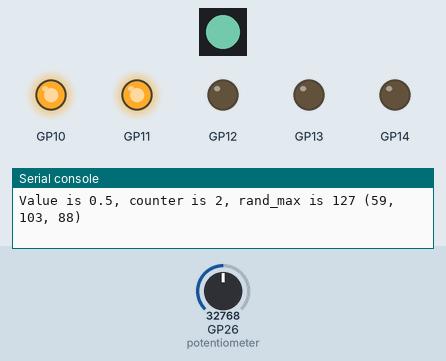
Simulated run of this program. Board: Raspberry Pi Pico running MicroPython. Shown: 1 RGB LEDs in strip order, left to right, output pins drawn as LEDs (lit = HIGH), the last lines printed to the serial console. The inputs (shaded band) are chosen by the test bench; at power-on: GP26 (potentiometer) = 32768 (analog values on the 0–65535 scale). Dim RGB values are drawn brighter than linear; random numbers come from a fixed seed.

Above: at 1.28 s.
1.3 s: GP26 (potentiometer) set to 3520
At 1.38 s:
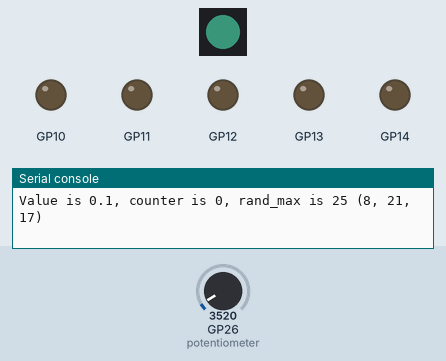
4.3 s: GP26 (potentiometer) set to 3072
At 5.5 s:
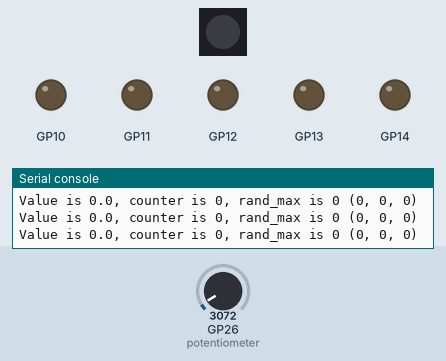
5.8 s: GP26 (potentiometer) set to 19660
At 5.81 s:
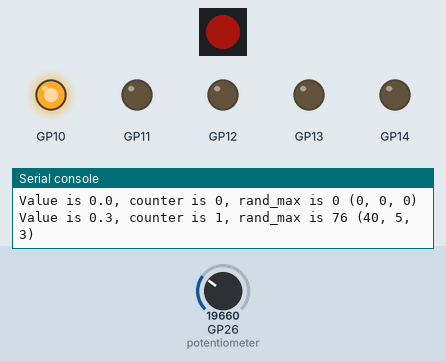
8.8 s: GP26 (potentiometer) set to 41440
At 8.82 s:
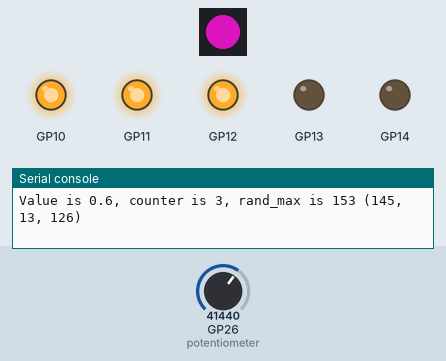
11.8 s: GP26 (potentiometer) set to 43520
At 11.93 s:
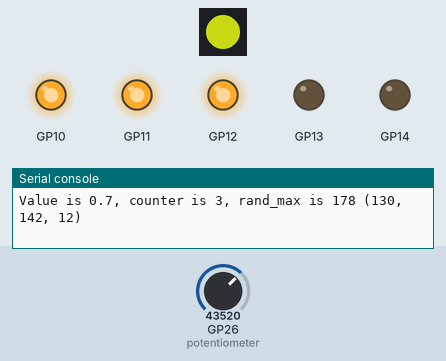
14.8 s: GP26 (potentiometer) set to 48208
17.8 s: GP26 (potentiometer) set to 50336
At 18.25 s:
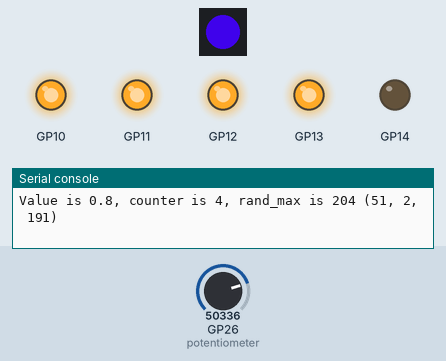
Timing chart, 0 to 21.8 s (numbered marks = the images above; inputs shaded):
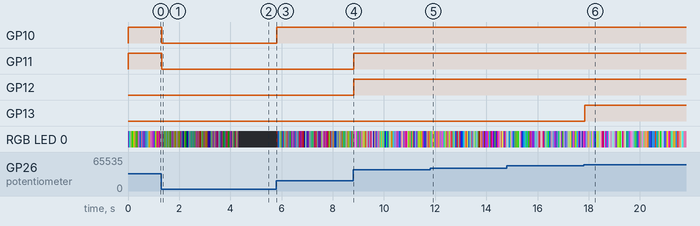

Measured:
- the behaviour switches between 3280 and 3264 on GP26 (potentiometer) (found by bisection; images 1 and 2)
- the behaviour switches between 42592 and 42608 on GP26 (potentiometer) (found by bisection; images 4 and 5)
- the behaviour switches between 49136 and 49152 on GP26 (potentiometer) (found by bisection; images 5 and 6)
- after the input at 1.3 s, GP10, GP11: HIGH → LOW at once
- after the input at 5.8 s, GP10: LOW → HIGH at once
- after the input at 8.8 s, GP11, GP12: LOW → HIGH at once
- after the input at 17.8 s, GP13: LOW → HIGH at once

The program:

day-seven.py
```python
from utils import CounterSimple
from neopixel import NeoPixel
from machine import Pin, ADC
from random import randint
import time

potentiometer = ADC(Pin(26))
GRBled = NeoPixel(Pin(0), 1)

counter = CounterSimple(
    [
        Pin(10, Pin.OUT),
        Pin(11, Pin.OUT),
        Pin(12, Pin.OUT),
        Pin(13, Pin.OUT),
        Pin(14, Pin.OUT),
    ]
)

while True:
    # Place the reading on a scale of 0.0 - 1.0
    value = round(potentiometer.read_u16() / 65535, 1)

    # Set counter on scale of 1 - 5
    counter.set(int(round((value / 2) * 10, 1)))

    rand_max = int(value * 255)

    g = randint(0, rand_max)
    r = randint(0, rand_max)
    b = randint(0, rand_max)

    GRBled.fill((g, r, b))
    GRBled.write()

    print(
        f"Value is {value}, counter is {counter.count}, rand_max is {rand_max} ({g}, {r}, {b})"
    )

    time.sleep_ms(50)
```

utils.py
```python
from machine import Pin
import time


def debounce(fn):
    last_interrupt_time = time.ticks_ms()

    def run(pin: Pin):
        nonlocal last_interrupt_time

        if time.ticks_diff(time.ticks_ms(), last_interrupt_time) > 300:
            last_interrupt_time = time.ticks_ms()
            fn()

    return run


class CounterSimple:
    def __init__(self, leds: list[Pin]):
        self.count = 0
        self.leds = leds
        self.set(0)

    def set(self, new_count: int):
        self.count = new_count
        for i, led in enumerate(self.leds):
            led.value(1 if i < self.count else 0)
```
